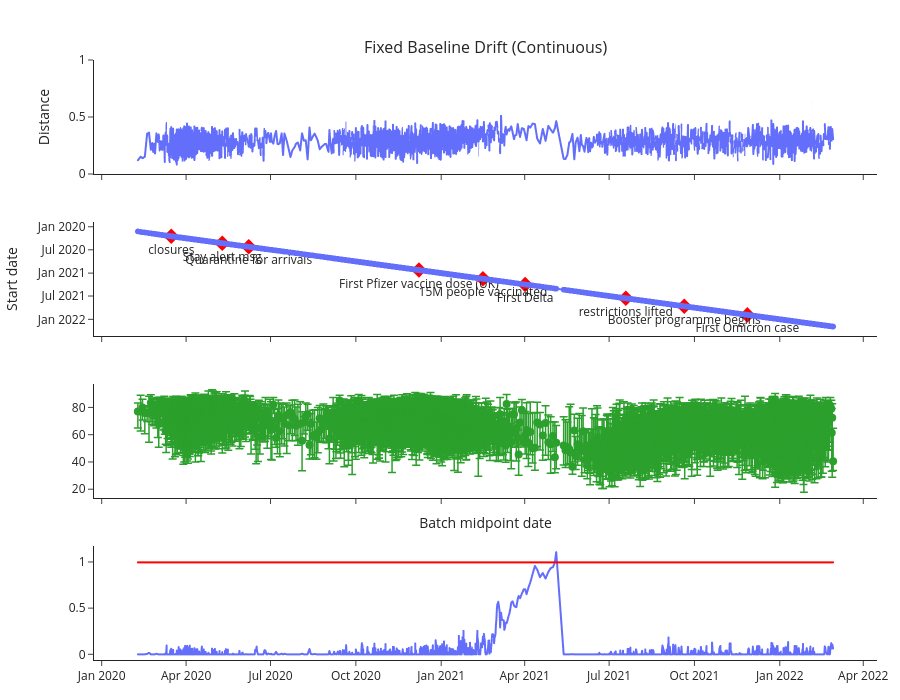

Here is the notebook cell this chart was saved with:
### Code cell
path='C:/Users/egarcia/OneDrive - Nexus365/Projects/MsC_EBHC/Disertation/data/'
file='ISARIC_Processed_COVID19_dataset_JUL-2025.csv'

data=pd.read_csv(path+file)
data=data.loc[data['country_iso']=='GBR'] 

# convert to datetime (coerce invalid -> NaT) and sort oldest first
data['date_admit'] = pd.to_datetime(data['date_admit'], errors='coerce')
# if you want to drop rows with invalid/missing dates:
data = data.dropna(subset=['date_admit'])
data = data.sort_values('date_admit', ascending=True).reset_index(drop=True)

data = data.loc[data['date_admit'] >= '2020-01-29']
data = data.loc[data['date_admit'] <= '2022-02-28']

events = {
    "2020-03-16": "closures",
    # "2020-03-23": "lockdown",
    "2020-05-10": "Stay alert msg",
    "2020-06-08": "Quarantine for arrivals",
    "2020-12-08": "First Pfizer vaccine dose (UK)",
    #"2020-12-30": "Oxford-AstraZeneca approved",
    #"2021-01-04": "First AstraZeneca dose (UK)",
    "2021-02-15": "15M people vaccinated",
    "2021-04-01": "First Delta",
    # "2021-06-01": "Delta becomes dominant in UK",
    #"2021-04-15": "All over-50s offered first dose",
    "2021-07-19": "restrictions lifted",
    "2021-09-20": "Booster programme begins",
    "2021-11-27": "First Omicron case",
    #"2021-12-12": "Booster offered to all adults",
}

### Figure 1 — Plotly figure (JSON) as saved in the notebook; plotly's stock layout.template omitted (floating-point values rounded to 4 significant figures; data arrays with more than 128 entries replaced by an {"elided": "..."} marker saying what was removed)
{"data": [{"hovertemplate": "Batch midpoint date=%{x}<br>Continuous Distance=%{y}<extra></extra>", "legendgroup": "", "line": {"color": "#636efa", "dash": "solid"}, "marker": {"symbol": "circle"}, "mode": "lines", "name": "", "showlegend": false, "type": "scattergl", "x": {"elided": "2885 str values"}, "xaxis": "x", "y": {"elided": "2885 float values"}, "yaxis": "y"}, {"hovertemplate": "Batch midpoint date=%{x}<br>Start date=%{y}<extra></extra>", "legendgroup": "", "marker": {"color": "#636efa", "symbol": "circle"}, "mode": "lines+markers", "name": "", "showlegend": false, "type": "scattergl", "x": {"elided": "2885 str values"}, "xaxis": "x2", "y": {"elided": "2885 str values"}, "yaxis": "y2"}, {"error_y": {"array": {"elided": "2885 float values"}, "arrayminus": {"elided": "2885 float values"}, "symmetric": false, "thickness": 1.5, "type": "data", "width": 4}, "marker": {"size": 8}, "mode": "markers", "name": "Median (Q1–Q3)", "type": "scatter", "x": {"elided": "2885 str values"}, "xaxis": "x3", "y": {"elided": "2885 float values"}, "yaxis": "y3"}, {"hovertemplate": "Batch midpoint date=%{x}<br>cusum=%{y}<extra></extra>", "legendgroup": "", "line": {"color": "#636efa", "dash": "solid"}, "marker": {"symbol": "circle"}, "mode": "lines", "name": "", "showlegend": false, "type": "scattergl", "x": {"elided": "2885 str values"}, "xaxis": "x4", "y": {"elided": "2885 float values"}, "yaxis": "y4"}, {"hovertemplate": "Batch midpoint date=%{x}<br>threshold=%{y}<extra></extra>", "legendgroup": "", "line": {"color": "red", "dash": "solid"}, "marker": {"symbol": "circle"}, "mode": "lines", "name": "", "showlegend": false, "type": "scattergl", "x": {"elided": "2885 str values"}, "xaxis": "x4", "y": {"elided": "2885 int values"}, "yaxis": "y4"}, {"marker": {"color": "red", "size": 12, "symbol": "diamond"}, "mode": "markers+text", "name": "Events", "text": ["closures", "Stay alert msg", "Quarantine for arrivals", "First Pfizer vaccine dose (UK)", "15M people vaccinated", "First Delta", "restrictions lifted", "Booster programme begins", "First Omicron case"], "textposition": "bottom center", "type": "scatter", "x": ["2020-03-16T00:00:00.000000000", "2020-05-10T00:00:00.000000000", "2020-06-07T12:00:00.000000000", "2020-12-08T00:00:00.000000000", "2021-02-15T00:00:00.000000000", "2021-04-01T12:00:00.000000000", "2021-07-19T00:00:00.000000000", "2021-09-20T00:00:00.000000000", "2021-11-27T00:00:00.000000000"], "xaxis": "x2", "y": ["2020-03-16T00:00:00.000000000", "2020-05-10T00:00:00.000000000", "2020-06-07T00:00:00.000000000", "2020-12-08T00:00:00.000000000", "2021-02-15T00:00:00.000000000", "2021-04-01T00:00:00.000000000", "2021-07-19T00:00:00.000000000", "2021-09-20T00:00:00.000000000", "2021-11-27T00:00:00.000000000"], "yaxis": "y2"}], "layout": {"annotations": [{"font": {"size": 16}, "showarrow": false, "text": "Fixed Baseline Drift (Continuous)", "x": 0.5, "xanchor": "center", "xref": "paper", "y": 1, "yanchor": "bottom", "yref": "paper"}], "barmode": "stack", "height": 700, "margin": {"b": 40, "l": 50, "r": 20, "t": 60}, "showlegend": false, "xaxis": {"anchor": "y", "domain": [0, 1], "matches": "x4", "showticklabels": false}, "xaxis2": {"anchor": "y2", "domain": [0, 1], "matches": "x4", "showticklabels": false}, "xaxis3": {"anchor": "y3", "domain": [0, 1], "matches": "x4", "showticklabels": false, "title": {"text": "Batch midpoint date"}}, "xaxis4": {"anchor": "y4", "domain": [0, 1]}, "yaxis": {"anchor": "x", "domain": [0.81, 1], "range": [0, 1], "title": {"text": "Distance"}}, "yaxis2": {"anchor": "x2", "autorange": "reversed", "domain": [0.54, 0.73], "title": {"text": "Start date"}}, "yaxis3": {"anchor": "x3", "domain": [0.27, 0.46]}, "yaxis4": {"anchor": "x4", "domain": [0, 0.19]}}}
